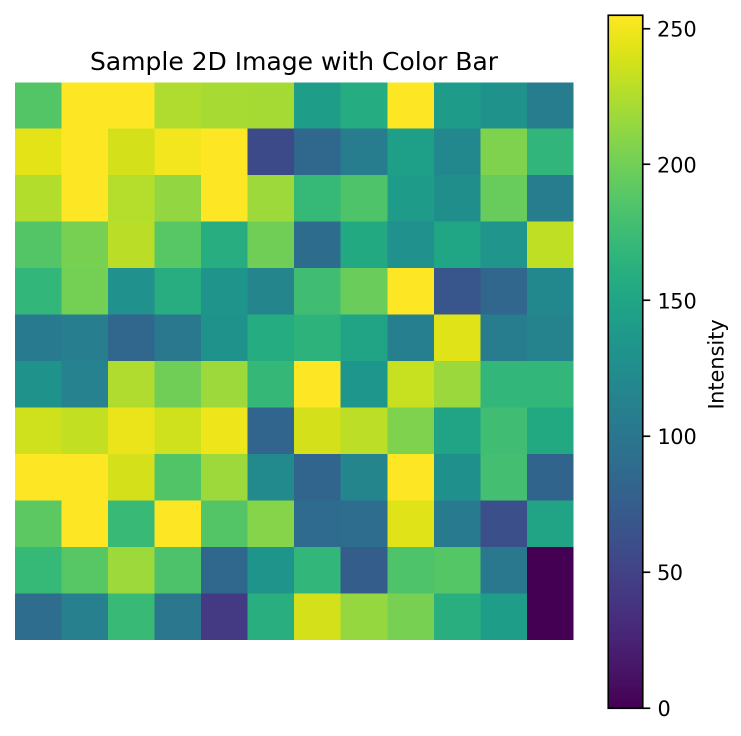
#> input picture bm3d/tmp/1st_step_sample_image_with_colorbar.png, 1482 x 1471 px, given in place of house.png, which was not available (shown at 1/2 size)
$ python precompute_BM_zzy.py
#> lines starting #> are read from the running program, lines starting #| are printed output that depends on the picture
import numpy as np


def precompute_BM_zzy(img, kHW, NHW, tauMatch):
    """
    :param img: input image (height, width)
    :param kHW: length of side of patch (patch size is kHW x kHW)
    :param NHW: number of most similar patches to retrieve for each reference patch
    :param tauMatch: threshold to determine whether two patches are similar
    """
    img = img.astype(np.float64)
    height, width = img.shape
    assert height % kHW == 0 and width % kHW == 0, "Image dimensions must be divisible by kHW"

    num_patches_y = height // kHW
    num_patches_x = width // kHW
    num_patches_total = num_patches_y * num_patches_x

    # Flatten the image into patches, non-overlapping, row first
    patch_list = []
    for i in range(num_patches_y):
        for j in range(num_patches_x):
            patch = img[i * kHW:(i + 1) * kHW, j * kHW:(j + 1) * kHW]
            patch_list.append(patch)

    threshold = tauMatch * kHW * kHW
    diff_table = np.zeros((num_patches_total, num_patches_total), dtype=int)  # Store the squared differnces between any two patches

    for idx1, patch1 in enumerate(patch_list):
        for idx2, patch2 in enumerate(patch_list):
            # Compare A with B is the same as compare B with A, so just do once.
            # Also, do not compare a patch with itself, so here use '>'
            if idx2 > idx1:
                sum_diff_squared = np.sum((patch1 - patch2) * (patch1 - patch2))
                diff_table[idx1, idx2] = sum_diff_squared
                diff_table[idx2, idx1] = sum_diff_squared

    # Initialize return values
    relation_2d_indexed = np.ones((num_patches_y, num_patches_x, NHW, 2), dtype=int) * (-1)
    relation_1d_indexed = np.ones((num_patches_total, NHW), dtype=int) * (-1)
    similar_count_2d_indexed = np.zeros((num_patches_y, num_patches_x), dtype=int)
    similar_count_1d_indexed = np.zeros(num_patches_total, dtype=int)

    for ref_idx, ref_patch in enumerate(patch_list):
        y_of_ref_idx = ref_idx // num_patches_x
        x_of_ref_idx = ref_idx % num_patches_x

        valid_indices = np.where(diff_table[ref_idx] < threshold)[0]  # Get indices below the threshold
        valid_indices = valid_indices[valid_indices != ref_idx]  # Exclude the reference patch itself
        sorted_indices = valid_indices[np.argsort(diff_table[ref_idx][valid_indices])]  # Sort valid indices

        # Some reference patch may not have enough similar patches
        if len(sorted_indices >= NHW):
            most_similar_indices = sorted_indices[:NHW]
        else:
            most_similar_indices = sorted_indices

        similar_count_2d_indexed[y_of_ref_idx, x_of_ref_idx] = len(most_similar_indices)
        similar_count_1d_indexed[ref_idx] = len(most_similar_indices)

        for i, sim_idx in enumerate(most_similar_indices):
            y_of_sim_idx = sim_idx // num_patches_x
            x_of_sim_idx = sim_idx % num_patches_x

            relation_2d_indexed[y_of_ref_idx, x_of_ref_idx, i, 0] = y_of_sim_idx
            relation_2d_indexed[y_of_ref_idx, x_of_ref_idx, i, 1] = x_of_sim_idx
            relation_1d_indexed[ref_idx, i] = sim_idx

    return relation_2d_indexed, relation_1d_indexed, similar_count_2d_indexed, similar_count_1d_indexed


if __name__ == '__main__':
    import cv2
    import numpy as np
    import random

    def visualize_patches(img, kHW, NHW, tauMatch, border_thickness, output_path):
        """
        Visualize the patches and their similarities, then save the generated image.
        :param img: Input image (color (h, w, 3), or grayscale (h, w)).
        :param kHW: Length of side of patch (patch size is kHW x kHW).
        :param NHW: Number of most similar patches to display.
        :param tauMatch: Threshold to determine whether two patches are similar.
        :param border_thickness: Thickness of the border between patches.
        :param output_path: Path to save the visualized image.
        """

        relation_2d_indexed, _, _, _ = precompute_BM_zzy(img, kHW, NHW, tauMatch)

        if len(img.shape) == 2:
            img = cv2.cvtColor(img, cv2.COLOR_GRAY2BGR)

        height, width, _ = img.shape
        num_patches_y = height // kHW
        num_patches_x = width // kHW

        # Calculate the size of the image with added boundaries
        new_height = height + (num_patches_y + 1) * border_thickness
        new_width = width + (num_patches_x + 1) * border_thickness

        # Create a new image with a larger size to accommodate the boundaries
        img_visual = np.ones((new_height, new_width, 3), dtype=np.uint8) * 255  # White background

        # Copy the original image into the new image
        for i in range(0, num_patches_y):
            for j in range(0, num_patches_x):
                img_visual[border_thickness + i * (kHW + border_thickness):border_thickness + i * (kHW + border_thickness) + kHW,
                           border_thickness + j * (kHW + border_thickness):border_thickness + j * (kHW + border_thickness) + kHW, :] \
                    = img[i * kHW:(i + 1) * kHW, j * kHW:(j + 1) * kHW, :]


        # Randomly select 4 reference patches
        yx_of_ref_idx = random.sample([(y, x) for y in range(num_patches_y) for x in range(num_patches_x)], 4)
        # Bounding box color for each of the reference blocks, and their corresponding similar blocks
        ref_colors = [(0, 0, 150), (0, 110, 0), (150, 0, 0), (0, 0, 0)]

        for i, (ref_y, ref_x) in enumerate(yx_of_ref_idx):
            # Get the coordinates of the reference patch and its similar patches
            yx_of_sim_idx = relation_2d_indexed[ref_y, ref_x]

            # Mark the reference patch's boundary, ENDPOINTS ARE (X, Y) DENOTED, NOT (Y, X) IN CV2.RECTANGLE!!!
            ref_top_left = (ref_x * (kHW + border_thickness), ref_y * (kHW + border_thickness))
            ref_bottom_right = (ref_x * (kHW + border_thickness) + kHW + border_thickness, ref_y * (kHW + border_thickness) + kHW + border_thickness)
            cv2.rectangle(img_visual, ref_top_left, ref_bottom_right, ref_colors[i], border_thickness)
            cv2.drawMarker(img_visual, ((ref_top_left[0] + ref_bottom_right[0]) // 2, (ref_top_left[1] + ref_bottom_right[1]) // 2), ref_colors[i], cv2.MARKER_TILTED_CROSS, 4, border_thickness)

            # Mark the similar patches' boundaries, ENDPOINTS ARE (X, Y) DENOTED, NOT (Y, X) IN CV2.RECTANGLE!!!
            for (sim_y, sim_x) in yx_of_sim_idx:
                if sim_y != -1 and sim_x != -1:
                    sim_top_left = (sim_x * (kHW + border_thickness), sim_y * (kHW + border_thickness))
                    sim_bottom_right = (sim_x * (kHW + border_thickness) + kHW + border_thickness, sim_y * (kHW + border_thickness) + kHW + border_thickness)
                    cv2.rectangle(img_visual, sim_top_left, sim_bottom_right, ref_colors[i], border_thickness)

        cv2.imwrite(output_path, img_visual)
        print(f"Image saved to {output_path}")

    img = cv2.imread('test_data/image/house.png', cv2.IMREAD_GRAYSCALE)
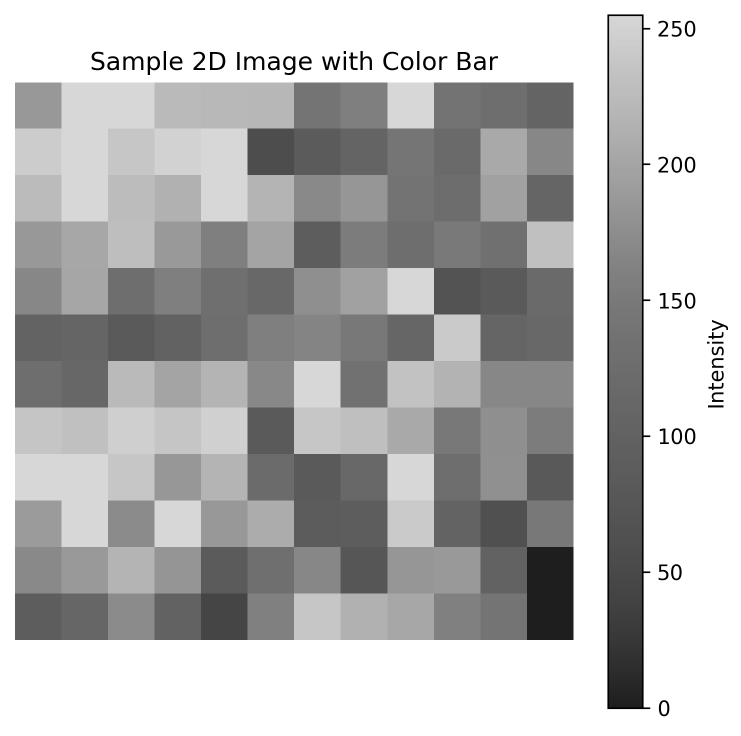
#> img: shape (1471, 1482) (shown at 1/2 size); min 0, max 255, mean 182.9
    kHW = 8  # Patch size of 8x8
    NHW = 15  # Number of similar patches to visualize
    tauMatch = 400  # Threshold for similarity

    visualize_patches(img, kHW, NHW, tauMatch, 1, 'tmp/bm_visualized.png')
#> (the run stopped early here; a loop or call above may not have finished)

$ run again, on bm3d/tmp/1st_step_sample_spectra_with_colorbar.png
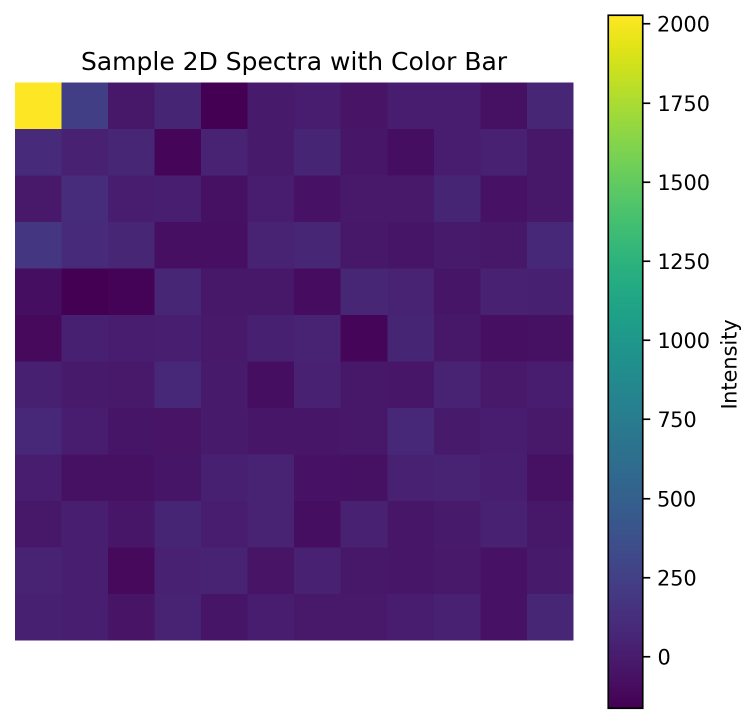
#> input picture bm3d/tmp/1st_step_sample_spectra_with_colorbar.png, 1508 x 1446 px, given in place of house.png, which was not available (shown at 1/2 size)
#> `img = cv2.imread('test_data/image/house.png', cv2.IMREAD_GRAYSCALE)`:
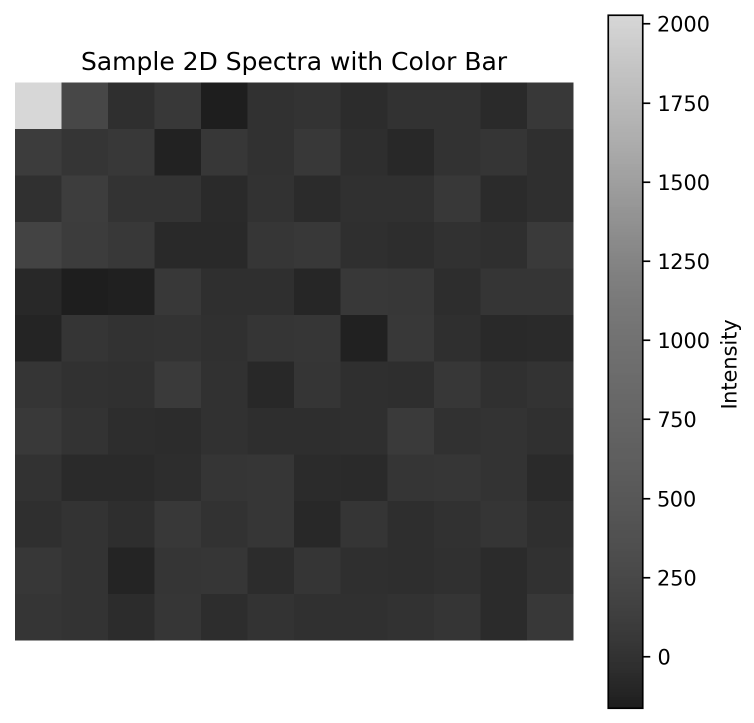
#> img: shape (1446, 1508) (shown at 1/2 size); min 0, max 255, mean 128.9
